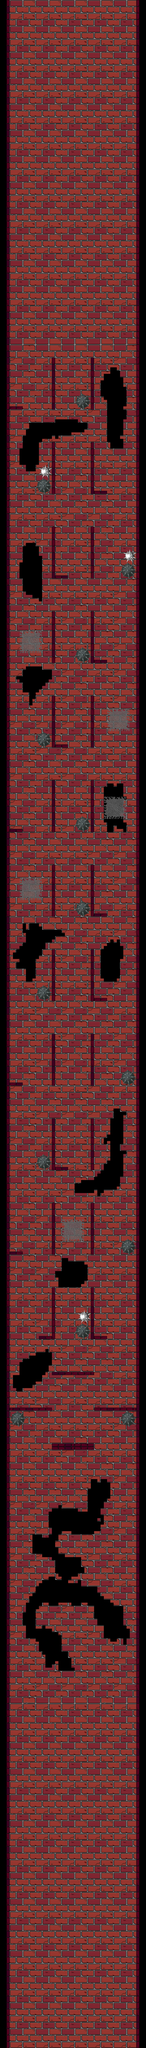

Rendered tile map (Tiled .tmx) drawn with the repository's tilesets; below, a short description and the map source with its tile grids summarised:
An orthogonal 45x630 tile map with 32x32 px tiles, 4 tile layers (background, walls, teleports, dead_things), 2 tilesets and 100 objects.

<map version="1.9" tiledversion="1.9.2" orientation="orthogonal" renderorder="right-down" width="45" height="630" tilewidth="32" tileheight="32" infinite="0" nextlayerid="20" nextobjectid="254">
 <tileset firstgid="1" source="map_sprite.tsx" />
 <tileset firstgid="1025" source="../map_sprite.tsx" />
 <layer id="16" name="background" width="45" height="630">
  <data>[28350 cells, 0 non-empty, 0 distinct tile ids]</data>
 </layer>
 <layer id="2" name="walls" width="45" height="630">
  <data>[28350 cells, 24164 non-empty, 135 distinct tile ids]</data>
 </layer>
 <layer id="3" name="teleports" width="45" height="630">
  <data>[28350 cells, 0 non-empty, 0 distinct tile ids]</data>
 </layer>
 <layer id="5" name="dead_things" width="45" height="630">
  <data>[28350 cells, 643 non-empty, 90 distinct tile ids]</data>
 </layer>
 <objectgroup id="6" name="walls">
  <object id="148" x="-128" y="0" width="224" height="20160" />
  <object id="149" x="1344" y="0" width="224" height="20160" />
 </objectgroup>
 <objectgroup id="7" name="walls_inside_tower">
  <object id="173" x="512" y="3520" width="32" height="512" />
  <object id="174" x="896" y="3520" width="32" height="512" />
  <object id="175" x="64" y="4000" width="160" height="32" />
  <object id="176" x="512" y="4352" width="32" height="512" />
  <object id="177" x="896" y="4352" width="32" height="512" />
  <object id="178" x="896" y="4832" width="160" height="32" />
  <object id="179" x="896" y="5184" width="32" height="512" />
  <object id="180" x="512" y="5184" width="32" height="512" />
  <object id="181" x="512" y="5664" width="160" height="32" />
  <object id="182" x="512" y="6016" width="32" height="512" />
  <object id="183" x="896" y="6016" width="32" height="512" />
  <object id="184" x="896" y="6496" width="160" height="32" />
  <object id="185" x="896" y="6848" width="32" height="512" />
  <object id="186" x="512" y="6848" width="32" height="512" />
  <object id="187" x="512" y="7328" width="160" height="32" />
  <object id="188" x="512" y="7680" width="32" height="512" />
  <object id="189" x="896" y="7680" width="32" height="512" />
  <object id="190" x="64" y="8160" width="160" height="32" />
  <object id="191" x="512" y="8512" width="32" height="512" />
  <object id="192" x="896" y="8512" width="32" height="512" />
  <object id="194" x="896" y="8992" width="160" height="32" />
  <object id="195" x="512" y="9344" width="32" height="512" />
  <object id="196" x="896" y="9344" width="32" height="512" />
  <object id="197" x="896" y="9824" width="160" height="32" />
  <object id="198" x="896" y="10176" width="32" height="512" />
  <object id="199" x="512" y="10176" width="32" height="512" />
  <object id="200" x="64" y="10656" width="160" height="32" />
  <object id="201" x="512" y="11008" width="32" height="512" />
  <object id="202" x="512" y="11488" width="160" height="32" />
  <object id="203" x="896" y="11008" width="32" height="512" />
  <object id="204" x="512" y="11840" width="32" height="512" />
  <object id="205" x="896" y="11840" width="32" height="512" />
  <object id="206" x="64" y="12320" width="160" height="32" />
  <object id="207" x="512" y="12672" width="32" height="512" />
  <object id="208" x="896" y="12672" width="32" height="512" />
  <object id="209" x="896" y="13152" width="160" height="32" />
  <object id="210" x="384" y="13152" width="160" height="32" />
  <object id="211" x="512" y="13504" width="416" height="32" />
  <object id="212" x="928" y="13856" width="448" height="32" />
  <object id="213" x="64" y="13856" width="448" height="32" />
  <object id="214" x="512" y="14208" width="416" height="64" />
  <object id="232" x="576" y="13760" width="32" height="64">
   <properties>
    <property name="t" type="bool" value="false" />
   </properties>
  </object>
 </objectgroup>
 <objectgroup id="8" name="coins">
  <properties>
   <property name="tp" value="1" />
  </properties>
  <object id="165" x="512" y="16128" width="64" height="64" />
  <object id="166" x="864" y="16128" width="64" height="64" />
  <object id="167" x="640" y="16384" width="64" height="64" />
  <object id="168" x="736" y="16384" width="64" height="64" />
  <object id="169" x="512" y="15136" width="64" height="64" />
  <object id="170" x="864" y="15136" width="64" height="64" />
  <object id="236" x="928" y="6432" width="64" height="64" />
  <object id="237" x="96" y="12256" width="64" height="64" />
  <object id="238" x="704" y="14144" width="64" height="64" />
  <object id="250" x="928" y="4000" width="64" height="64" />
  <object id="251" x="992" y="4000" width="64" height="64" />
  <object id="252" x="1056" y="4000" width="64" height="64" />
  <object id="253" x="352" y="8064" width="64" height="64" />
 </objectgroup>
 <objectgroup id="9" name="dead_things">
  <object id="215" x="352" y="4704" width="160" height="160" />
  <object id="216" x="1184" y="5536" width="160" height="160" />
  <object id="217" x="736" y="6368" width="160" height="160" />
  <object id="218" x="352" y="7200" width="160" height="160" />
  <object id="219" x="736" y="8032" width="160" height="160" />
  <object id="220" x="736" y="8864" width="160" height="160" />
  <object id="221" x="352" y="9696" width="160" height="160" />
  <object id="222" x="1184" y="10528" width="160" height="160" />
  <object id="223" x="352" y="11360" width="160" height="160" />
  <object id="224" x="1184" y="12192" width="160" height="160" />
  <object id="225" x="736" y="13024" width="160" height="160" />
  <object id="227" x="96" y="13888" width="160" height="160" />
  <object id="229" x="1184" y="13888" width="160" height="160" />
  <object id="230" x="736" y="3872" width="160" height="160" />
  <object id="233" x="768" y="12896" width="128" height="128" />
  <object id="234" x="384" y="4576" width="128" height="128" />
  <object id="235" x="1216" y="5408" width="128" height="128" />
 </objectgroup>
 <objectgroup id="17" name="moving_beams">
  <object id="150" x="512" y="14592" width="416" height="32" />
  <object id="151" x="512" y="14752" width="416" height="32" />
  <object id="153" x="128" y="14976" width="384" height="32" />
  <object id="154" x="928" y="14976" width="384" height="32" />
  <object id="155" x="512" y="15200" width="416" height="32" />
  <object id="156" x="128" y="15424" width="576" height="32" />
  <object id="157" x="736" y="15424" width="576" height="32" />
  <object id="158" x="288" y="15872" width="896" height="32" />
  <object id="159" x="128" y="16192" width="384" height="32" />
  <object id="160" x="544" y="16192" width="352" height="32" />
  <object id="161" x="928" y="16192" width="384" height="32" />
  <object id="163" x="128" y="16448" width="576" height="32" />
  <object id="164" x="736" y="16448" width="576" height="32" />
 </objectgroup>
 <objectgroup id="11" name="walking_enemies">
  <object id="231" x="128" y="13792" width="64" height="64">
   <properties>
    <property name="right" type="bool" value="false" />
   </properties>
  </object>
 </objectgroup>
 <objectgroup id="12" name="spins">
  <object id="171" x="96" y="16512" width="64" height="64" />
  <object id="172" x="1280" y="16512" width="64" height="64" />
 </objectgroup>
 <objectgroup id="13" name="body_parts_restorer">
  <object id="239" x="736" y="5632" width="64" height="64" />
 </objectgroup>
 <objectgroup id="14" name="dragons" />
 <objectgroup id="15" name="hounter" />
 <objectgroup id="10" name="changing_pos_beams">
  <object id="246" x="928" y="13120" width="288" height="32">
   <properties>
    <property name="b" type="int" value="0" />
   </properties>
  </object>
  </objectgroup>
 <objectgroup id="18" name="spider_webs">
  <!-- 5 objects omitted --></objectgroup>
 <objectgroup id="19" name="teleports" />
</map>
<!-- 8 of 100 objects omitted -->
